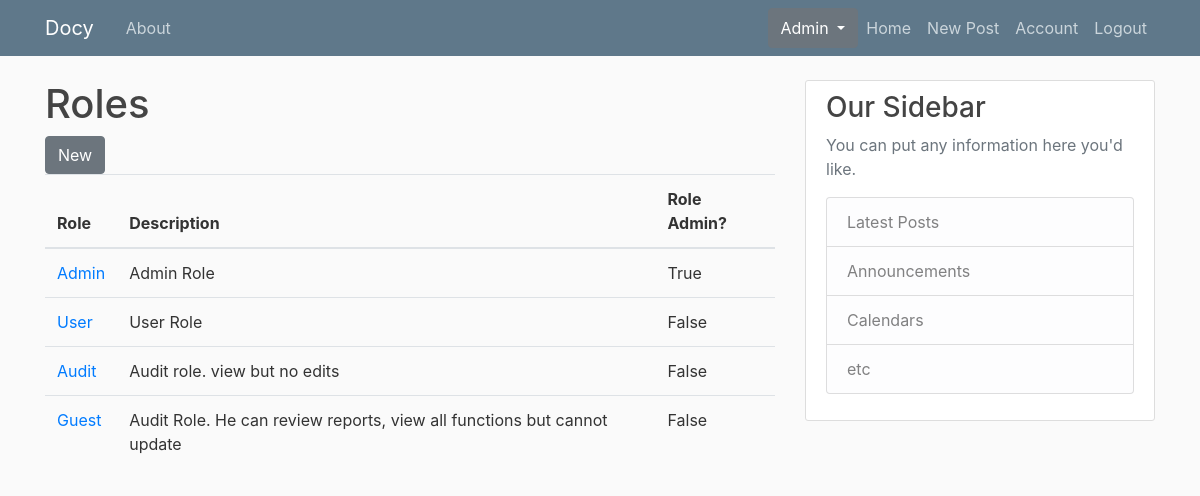
/users/role_list (signed in), run on the app's committed database.
### flaskblog/models.py (models this page shows, shortened)
class Role(db.Model):
    id = db.Column(db.Integer, primary_key=True)
    name = db.Column(db.String(20), unique=True, nullable=False)
    description = db.Column(db.String(200), nullable=False)
    is_admin = db.Column(db.Boolean, nullable=False)
    admin_role = db.relationship('User', backref='user_role', lazy=True)

### flaskblog/users/routes.py (the view)
@users.route('/users/role_list', methods=['GET', 'POST'])
@login_required
def role_list():
    page = request.args.get('page', default=1, type=int)
    role_list = Role.query.all()
    return render_template('role_list.html', role_list=role_list)

### flaskblog/models.py (called while the page is built)
@login_manager.user_loader
def load_user(user_id):
    return User.query.get(int(user_id))

### flaskblog/templates/role_list.html
{% extends "layout.html" %}
{% from "macros.html" import confirm_delete %}
{% block content %}
    <div class="page-header">
        <h1>Roles</h1>
         <a class="btn btn-secondary " href="{{ url_for('users.add_role') }}">New</a>
        <table class="table">
            <thead>
                <tr>
                    <th>Role</th>
                    <th>Description</th>
                    <th>Role Admin?</th>
                </tr>
            </thead>
            <tbody>
                {% for role in role_list %}
                    <tr>
                        <td> <a href="{{ url_for('users.edit_role', role_id = role.id) }}">{{ role.name }}</a></td>
                        <td>{{ role.description }}</td>
                        <td>{{ role.is_admin }}</td>
                    </tr>
                {% endfor %}
            </tbody>
        </table>
    </div>
{% endblock %}

### flaskblog/static/main.css (style rules this page uses)
body { background: #fafafa; color: #333333; margin-top: 5rem; }
h1, h2, h3, h4, h5, h6 { color: #444444; }

### data on the page
Role: name "Admin", description "Admin Role", is_admin "True"
Role: name "User", description "User Role", is_admin "False"
Role: name "Audit", description "Audit role. view but no edits", is_admin "False"
Role: name "Guest", description "Audit Role. He can review reports, view all functions but cannot update", is_admin "False"
